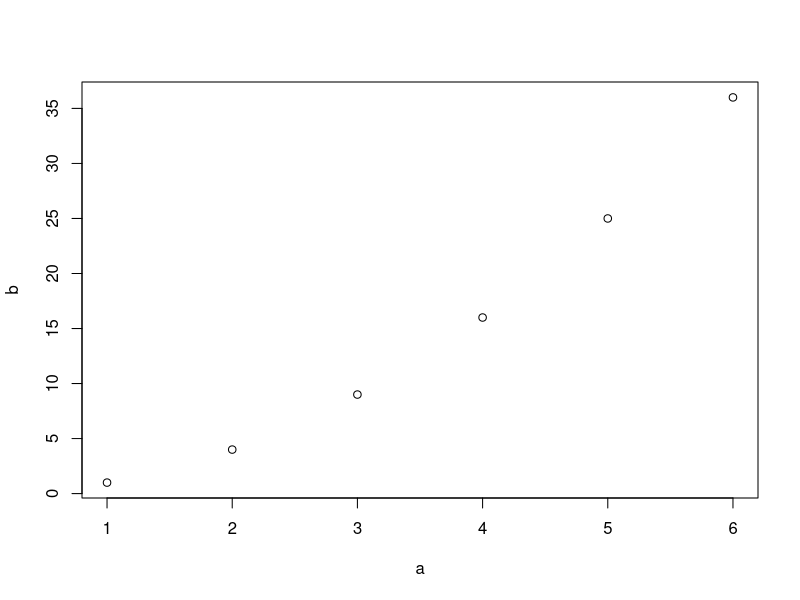

Generate this figure with R: (Note: this script raises an error after producing the figure.)
a <-c(1,2,3,4,5,6)

b <-a^2

a
b

plot(a,b)
attach(women)
View(women)

attendence <-65
dsa <-33

if(attendence >=80 & dsa >= 50){
	print("you are passed you have greater attendence and dsa")
}else{
	print("you are not passed")
}



1:10-1
1:(10-1)
1:9

x <-matrix(1:6, 2, 3)
x

x<- matrix(seq(1:9), 3, 3)
x

y<-matrix(1:9,3,3)
y
typeof(x)
class(x)
typeof(y)


n=5
fact= 1
while(n>0){
	fact <-fact*n
	print(fact)

	n = n-1
}
print(fact)


k <-c(1,2,3,4,66,78,9)
diff(k)

k <-c(k,12)
k

append(1:6,0:2,after=3)

append(1:5,0:1,after = 3)


append(1:5, 5, after= 3)


l<-c()
l
type(l)
length(l)

k <-c(1,2,3,4,66,78,9)
min(k)
max(k)
which.min(k)
which.max(k)

x<-k
any(x > 10)
all(x>10)

a <-c(1,4,55,66,23,45)
any(a>15)

all(a<10)

which(all(a<10))

cats <-c(2,6,7)
cats
barplot(cats)



x<-c(1,2,3)
names(x)<-c("h","j","i")
x
names(x)
rownames(x)<-c("a")

x <- matrix(1:6, 3, 2)
x
rownames(x)<-c("a","b","c")


y <- c(1,2,3,4,5)
names(y)<-c("a","b",5,"z",7)
plot(y)
barplot(y)


cats <-c(2,6,7)
cats
names(cats)<-c("hussu","kaif","gaur")
barplot(cats)

cats[2]<-12
cats



x<-seq(1,20,.1)
x

rep(3, times=20)
y<-sqrt(x)
y

plot(x,y)

cats<-c(2,4,6)
names(cats)<-c("simba","iza","max")
cats

cats<-cats*2
cats


rep(c(3,5), times=5)
rep(c(3,5), each=5)






